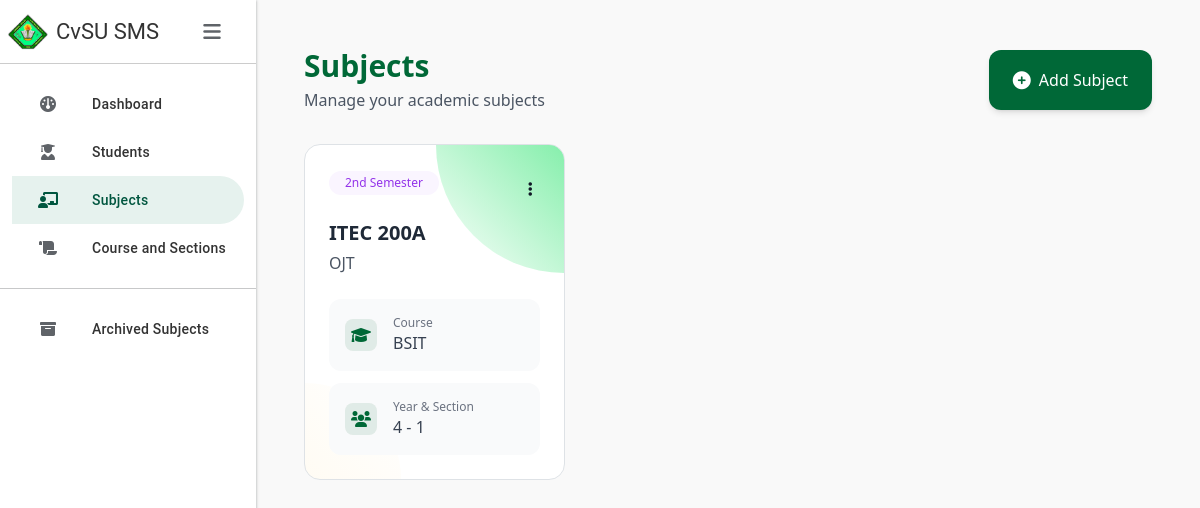
/subjects/, run on the app's committed database.
### SMSapp/models.py (models this page shows, shortened)
class Subject(models.Model):
    SEMESTER_CHOICES = [
        (1, '1st Semester'),
        (2, '2nd Semester'),
        (3, 'Summer'),
    ]
    subject_code = models.CharField(max_length=20, primary_key=True)
    subject_title = models.CharField(max_length=100)
    course = models.ForeignKey(Course, on_delete=models.CASCADE, null=True, blank=True)  # Make course optional
    school_year = models.CharField(max_length=20)
    semester = models.PositiveSmallIntegerField(choices=SEMESTER_CHOICES)
    year_level = models.PositiveSmallIntegerField()
    section = models.CharField(max_length=20)
    archive = models.BooleanField(default=False)
    archived = models.BooleanField(default=False)
    is_active = models.BooleanField(default=True)
    archived_date = models.DateTimeField(null=True, blank=True)
    class Meta:
        ordering = ['subject_code']

class Course(models.Model):
    course_abv = models.CharField(max_length=10, primary_key=True)
    course_name = models.CharField(max_length=100)

### SMSapp/views.py (the view)
# urls.py: path('subjects/', views.subjects, name='subjects'),
def subjects(request):
    subjects = Subject.objects.filter(is_active=True)  # Only show non-archived subjects
    courses = Course.objects.all()
    context = {
        'subjects': subjects,
        'courses': courses,
    }
    return render(request, 'subjects.html', context)

### SMSapp/templates/subjects.html (shortened to what this page needs)
{% extends 'base.html' %}
{% load static %}
{% load custom_filters %}
{% block content %}
<div class="p-6 min-h-screen">
    <div class="flex justify-between items-center mb-8">
        <div>
            <h2 class="text-3xl font-bold text-[#006837]">Subjects</h2>
            <p class="text-gray-600 mt-1">Manage your academic subjects</p>
        </div>
        <button type="button"
                class="group px-6 py-3 bg-[#006837] hover:bg-[#2d8653] text-white rounded-xl transition-all duration-200 flex items-center gap-2 shadow-md hover:shadow-xl"
                onclick="openModal()">
            <i class="fas fa-plus-circle text-lg"></i>
            <span class="font-medium">Add Subject</span>
        </button>
    </div>
    <div class="grid grid-cols-1 md:grid-cols-2 lg:grid-cols-3 gap-8">
        {% for subject in subjects %}
        <div class="relative bg-white rounded-2xl overflow-hidden transition-all duration-300 hover:-translate-y-1 border border-gray-100 hover:shadow-[0_20px_35px_-10px_rgba(0,104,55,0.1)]">
            <div class="absolute top-6 right-6 z-50">
                <button type="button"
                        class="p-2 rounded-full hover:bg-gray-100 transition-colors"
                        onclick="toggleMenuFor('{{ subject.subject_code }}')">
                    <i class="fas fa-ellipsis-v text-gray-900"></i>
                </button>
            </div>
            <a href="{% url 'subject_info' subject.subject_code %}" class="block p-6 relative">
                <div class="absolute top-0 right-0 w-32 h-32 bg-gradient-to-bl from-green-300 to-transparent rounded-bl-full"></div>
                <div class="relative z-10">
                    <div class="inline-flex items-center px-3 py-1 rounded-full text-xs font-medium mb-4
                        {% if subject.semester == 1 %}bg-blue-50 text-blue-600
                        {% elif subject.semester == 2 %}bg-purple-50 text-purple-600
                        {% else %}bg-orange-50 text-orange-600{% endif %}">
                        {% if subject.semester == 1 %}1st Semester
                        {% elif subject.semester == 2 %}2nd Semester
                        {% else %}Summer{% endif %}
                    </div>
                    <div class="mb-4 pr-20">
                        <h3 class="text-xl font-bold text-gray-800 group-hover:text-[#006837] transition-colors">{{ subject.subject_code }}</h3>
                        <p class="text-gray-600 font-medium mt-1">{{ subject.subject_title }}</p>
                    </div>
                    <div class="space-y-3">
                        <div class="flex items-center gap-3 p-3 rounded-xl bg-gray-50 group-hover:bg-green-50/50 transition-colors">
                            <div class="w-8 h-8 rounded-lg bg-[#006837]/10 flex items-center justify-center text-[#006837]">
                                <i class="fas fa-graduation-cap"></i>
                            </div>
                            <div>
                                <p class="text-xs text-gray-500">Course</p>
                                <p class="font-medium text-gray-700">{{ subject.course.course_abv }}</p>
                            </div>
                        </div>
                        <div class="flex items-center gap-3 p-3 rounded-xl bg-gray-50 group-hover:bg-green-50/50 transition-colors">
                            <div class="w-8 h-8 rounded-lg bg-[#006837]/10 flex items-center justify-center text-[#006837]">
                                <i class="fas fa-users"></i>
                            </div>
                            <div>
                                <p class="text-xs text-gray-500">Year & Section</p>
                                <p class="font-medium text-gray-700"> {{ subject.year_level }} - {{ subject.section }}</p>
                            </div>
                        </div>
                    </div>
                </div>
            </a>
        </div>
        {% endfor %}
    </div>
</div>
{% endblock %}

### SMSapp/templates/base.html (style rules this page uses)
:root { --gc-primary: #00563F; --gc-secondary: #E6F2EE; --gc-text: #333333; --gc-border: #CCCCCC; --gc-hover: #F5F9F7; --sidebar-width: 256px; --sidebar-collapsed-width: 72px; }
body { background-color: #f9f9f9; overflow-x: hidden; }

### SMSapp/templates/subjects.html (style rules this page uses)
.relative { position: relative; }
.z-10 { z-index: 10; }

### data on the page
Subject: semester "2nd Semester", subject_code "ITEC 200A", subject_title "OJT", course.course_abv "BSIT", year_level "4", section "1"
